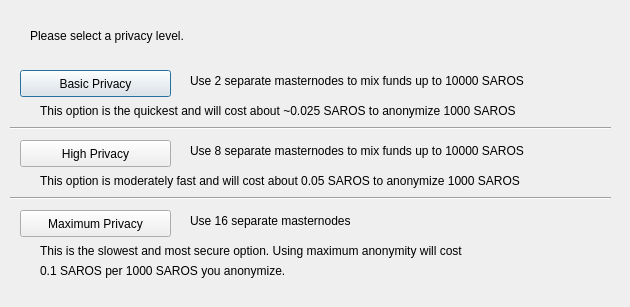
<?xml version="1.0" encoding="UTF-8"?>
<ui version="4.0">
 <class>DarksendConfig</class>
 <widget class="QDialog" name="DarksendConfig">
  <property name="geometry">
   <rect>
    <x>0</x>
    <y>0</y>
    <width>630</width>
    <height>307</height>
   </rect>
  </property>
  <property name="windowTitle">
   <string>Configure PrivateSend</string>
  </property>
  <widget class="QPushButton" name="buttonBasic">
   <property name="geometry">
    <rect>
     <x>20</x>
     <y>70</y>
     <width>151</width>
     <height>27</height>
    </rect>
   </property>
   <property name="text">
    <string>Basic Privacy</string>
   </property>
  </widget>
  <widget class="QPushButton" name="buttonHigh">
   <property name="geometry">
    <rect>
     <x>20</x>
     <y>140</y>
     <width>151</width>
     <height>27</height>
    </rect>
   </property>
   <property name="text">
    <string>High Privacy</string>
   </property>
  </widget>
  <widget class="QPushButton" name="buttonMax">
   <property name="geometry">
    <rect>
     <x>20</x>
     <y>210</y>
     <width>151</width>
     <height>27</height>
    </rect>
   </property>
   <property name="text">
    <string>Maximum Privacy</string>
   </property>
  </widget>
  <widget class="QLabel" name="label">
   <property name="geometry">
    <rect>
     <x>30</x>
     <y>20</y>
     <width>571</width>
     <height>31</height>
    </rect>
   </property>
   <property name="text">
    <string>Please select a privacy level.</string>
   </property>
  </widget>
  <widget class="QLabel" name="label_2">
   <property name="geometry">
    <rect>
     <x>190</x>
     <y>70</y>
     <width>421</width>
     <height>21</height>
    </rect>
   </property>
   <property name="text">
    <string>Use 2 separate masternodes to mix funds up to 10000 SAROS</string>
   </property>
  </widget>
  <widget class="QLabel" name="label_3">
   <property name="geometry">
    <rect>
     <x>190</x>
     <y>140</y>
     <width>411</width>
     <height>21</height>
    </rect>
   </property>
   <property name="text">
    <string>Use 8 separate masternodes to mix funds up to 10000 SAROS</string>
   </property>
  </widget>
  <widget class="QLabel" name="label_4">
   <property name="geometry">
    <rect>
     <x>190</x>
     <y>210</y>
     <width>421</width>
     <height>21</height>
    </rect>
   </property>
   <property name="text">
    <string>Use 16 separate masternodes</string>
   </property>
  </widget>
  <widget class="QLabel" name="label_6">
   <property name="geometry">
    <rect>
     <x>40</x>
     <y>100</y>
     <width>561</width>
     <height>21</height>
    </rect>
   </property>
   <property name="text">
    <string>This option is the quickest and will cost about ~0.025 SAROS to anonymize 1000 SAROS</string>
   </property>
  </widget>
  <widget class="QLabel" name="label_7">
   <property name="geometry">
    <rect>
     <x>40</x>
     <y>170</y>
     <width>561</width>
     <height>21</height>
    </rect>
   </property>
   <property name="text">
    <string>This option is moderately fast and will cost about 0.05 SAROS to anonymize 1000 SAROS</string>
   </property>
  </widget>
  <widget class="QLabel" name="label_8">
   <property name="geometry">
    <rect>
     <x>40</x>
     <y>240</y>
     <width>561</width>
     <height>21</height>
    </rect>
   </property>
   <property name="text">
    <string>This is the slowest and most secure option. Using maximum anonymity will cost</string>
   </property>
  </widget>
  <widget class="QLabel" name="label_9">
   <property name="geometry">
    <rect>
     <x>40</x>
     <y>260</y>
     <width>561</width>
     <height>21</height>
    </rect>
   </property>
   <property name="text">
    <string>0.1 SAROS per 1000 SAROS you anonymize.</string>
   </property>
  </widget>
  <widget class="Line" name="line">
   <property name="geometry">
    <rect>
     <x>10</x>
     <y>120</y>
     <width>601</width>
     <height>16</height>
    </rect>
   </property>
   <property name="orientation">
    <enum>Qt::Horizontal</enum>
   </property>
  </widget>
  <widget class="Line" name="line_2">
   <property name="geometry">
    <rect>
     <x>10</x>
     <y>190</y>
     <width>601</width>
     <height>16</height>
    </rect>
   </property>
   <property name="orientation">
    <enum>Qt::Horizontal</enum>
   </property>
  </widget>
 </widget>
 <resources/>
 <connections/>
</ui>
